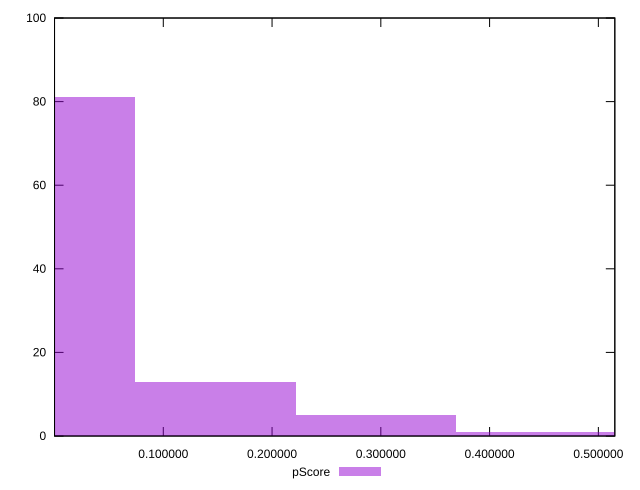

Here is the gnuplot script that generated this plot:
reset

$pScore <<EOF
0 81
0.14782139333491798 13
0.29564278666983596 5
0.44346418000475396 1
EOF

set key outside below
set boxwidth 0.14782139333491798
set xrange [0.000009596232142250471:0.5151349974564015]
set yrange [0:100]
set trange [0:100]
set style fill transparent solid 0.5 noborder
set terminal svg size 640, 490 enhanced background rgb 'white'
set output "reports/report_00027_2021-02-24T12-40-31.850Z/estimated-input-latency/samples/music/pScore/histogram.svg"

plot $pScore title "pScore" with boxes

reset
